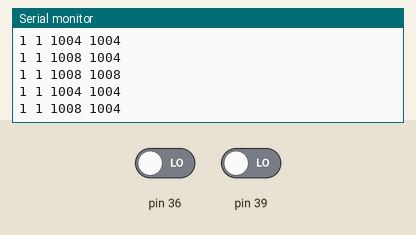
Bench run of a sketch on a simulated Arduino Mega 2560, built with avr-gcc and run on an emulated ATmega2560. Shown: the last lines printed to the serial monitor. The inputs (shaded band) are chosen by the test bench; at power-on: pin 36 LOW, pin 39 LOW.

Above: at 1.2 s.
1.3 s: pin 36 driven HIGH
At 1.33 s:
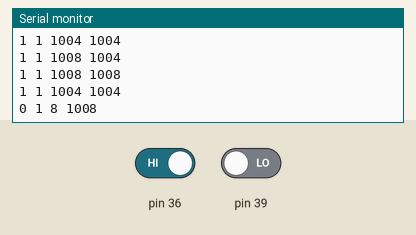
2.8 s: pin 39 driven HIGH
At 2.83 s:
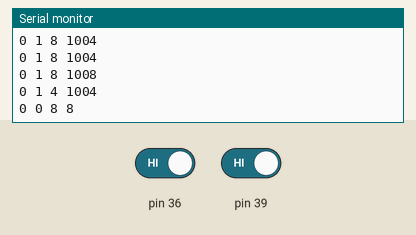
4.3 s: pin 36 driven LOW
At 4.34 s:
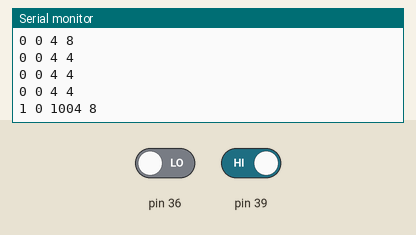
5.8 s: pin 36 driven HIGH and pin 39 driven LOW
At 5.83 s:
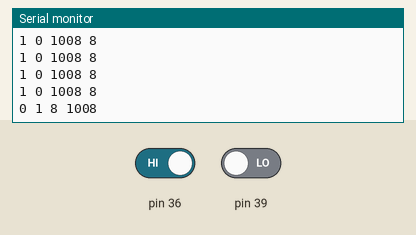
Timing chart, 0 to 8.8 s (numbered marks = the images above; inputs shaded):
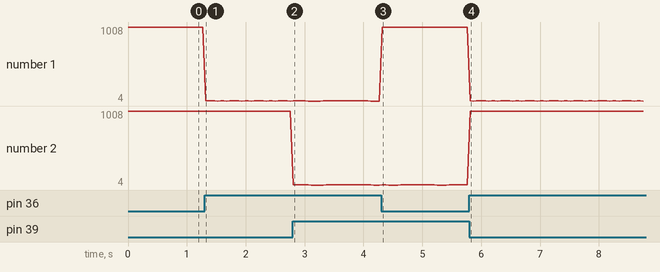

Measured:
- after the input at 1.3 s, the serial monitor: prints a new line at once (image 1)
- after the input at 2.8 s, the serial monitor: prints a new line at once (image 2)
- after the input at 4.3 s, the serial monitor: prints a new line at once (image 3)
- after the input at 5.8 s, the serial monitor: prints a new line at once (image 4)
- plotted number 1: 1004 → 4 after the input at 1.3 s

The sketch:

manual-capacitive.ino
```cpp
unsigned long readCapacitiveExternal(byte sendPin, byte recievePin){
  // this is for non-builtin pins, so no touchRead here
  // instead we have a resistor between sendPin and recievePin
  // and we set sendPin and time how long it takes recievePin to go high

  digitalWrite(sendPin, HIGH);
  unsigned long start = micros();
  while(digitalRead(recievePin) == LOW && micros() - start < 1000);
  unsigned long duration = micros() - start;
  // now clean up
  digitalWrite(sendPin, LOW);
  return duration;
}

#define THRESHOLD 30
#define BASELINE 10

void setup(){
    Serial.begin(115200);
    pinMode(23, OUTPUT);
    pinMode(36, INPUT);
    pinMode(39, INPUT);
    pinMode(22, OUTPUT);
    Serial.println("setup");
}

void loop(){
    unsigned long touch1 = readCapacitiveExternal(23, 36);
    unsigned long touch2 = readCapacitiveExternal(22, 39);
    bool touch1State = touch1 > THRESHOLD + BASELINE;
    bool touch2State = touch2 > THRESHOLD + BASELINE;
    Serial.print(touch1State);
    Serial.print(" ");
    Serial.print(touch2State);
    Serial.print(" ");
    Serial.print(touch1);
    Serial.print(" ");
    Serial.println(touch2);
    delay(50);
}
```
